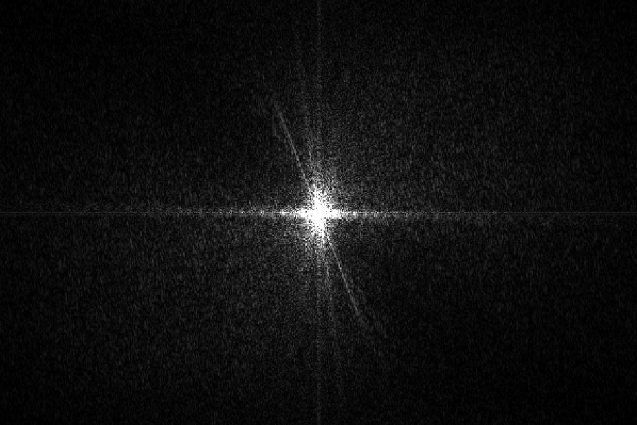
#> input picture 1- Image-Processing/Week4/images/x.png, 637 x 425 px
$ python main.py
#> lines starting #> are read from the running program, lines starting #| are printed output that depends on the picture; long printed decimals are rounded
import cv2
import numpy as np
import matplotlib.pyplot as plt

img_path="./images/x.png"

img = cv2.imread(img_path,0)  # resmi siyah beyazz yaptık burada 2 boyuta düşürdük
#> img is the input picture: shape (425, 637); min 0, max 255, mean 14.5

def log_trans(r,c):
    #resimi floata çeviriyoruz... 255'e  ekleyince devam eder. 0 olmaz
#> called with c = 1
    r = r.astype(np.float64)

    s = c * np.log(1+r)
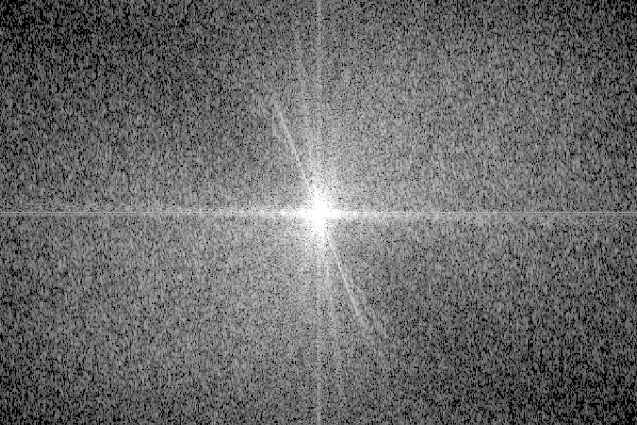
#> s: shape (425, 637) float64; min 0, max 5.55, mean 2.3; drawn with min black and max white
    print(s)
#> (printed output is left out)
    #s=image_scale(s)
    return s


def image_scale(image):
    image -=  np.min(image)
    image /=  np.max(image)
    image *=  255

    return image.astype(np.uint8)

# [21 lines of commented-out code are left out]

log_image = log_trans(img,c=1)
print(np.min(log_image))
#| 0.0
print(np.max(log_image))
#| 5.545


yanyana  = np.hstack((img,log_image))
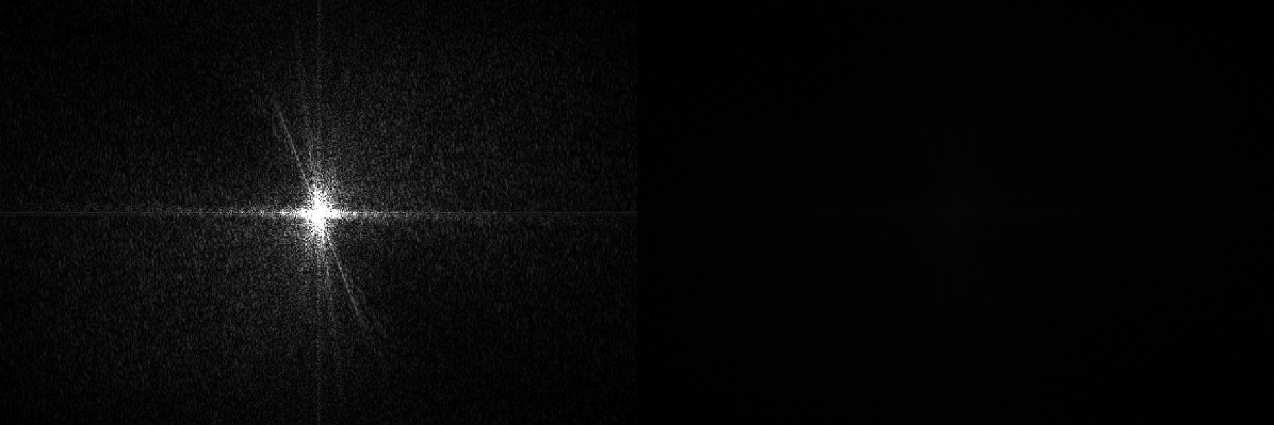
#> yanyana: shape (425, 1274) float64; min 0, max 255, mean 8.4
plt.imshow(yanyana,cmap="gray")
plt.show()
